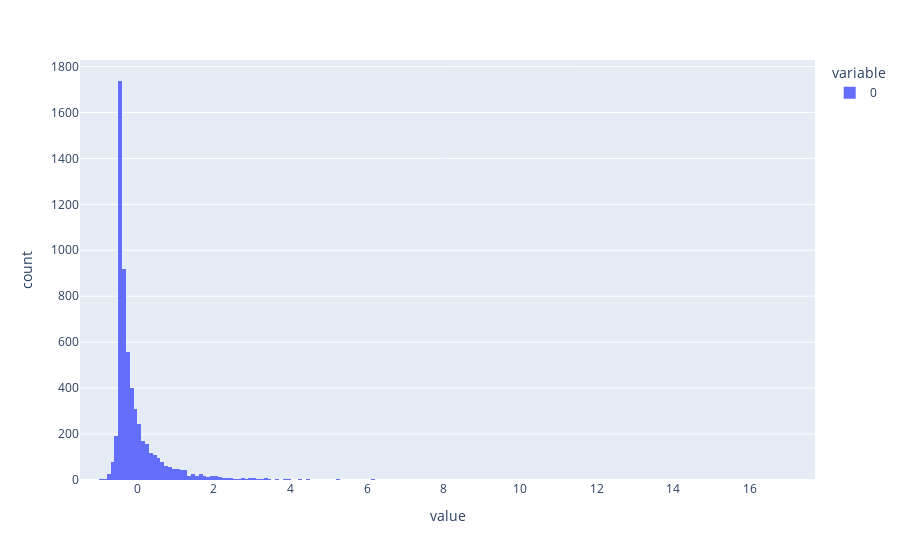

Notebook code for this chart:
### Markdown cell above
Transforming the numeric data
Our numeric data also has missing values, which we will want to correct for. We will also want to standardize our data so that all features are centered around zero and have a variance of one.

Let's see an example of this below using StandardScaler().

### Code cell
# Initialize the scaler
scaler = StandardScaler()

# Fit and transform the with the standard scaler
balance_transformed = scaler.fit_transform(X_train[["balance"]])

# Create a new DataFrame of the data for comparison purposes
px.histogram(balance_transformed)

### Figure 1 — Plotly figure (JSON) as saved in the notebook; plotly's stock layout.template omitted (floating-point values rounded to 4 significant figures; data arrays with more than 128 entries replaced by an {"elided": "..."} marker saying what was removed)
{"data": [{"alignmentgroup": "True", "bingroup": "x", "hovertemplate": "variable=0<br>value=%{x}<br>count=%{y}<extra></extra>", "legendgroup": "0", "marker": {"color": "#636efa", "pattern": {"shape": ""}}, "name": "0", "offsetgroup": "0", "orientation": "v", "showlegend": true, "type": "histogram", "x": {"elided": "7813 float values"}, "xaxis": "x", "yaxis": "y"}], "layout": {"barmode": "relative", "legend": {"title": {"text": "variable"}, "tracegroupgap": 0}, "margin": {"t": 60}, "xaxis": {"anchor": "y", "domain": [0, 1], "title": {"text": "value"}}, "yaxis": {"anchor": "x", "domain": [0, 1], "title": {"text": "count"}}}}
